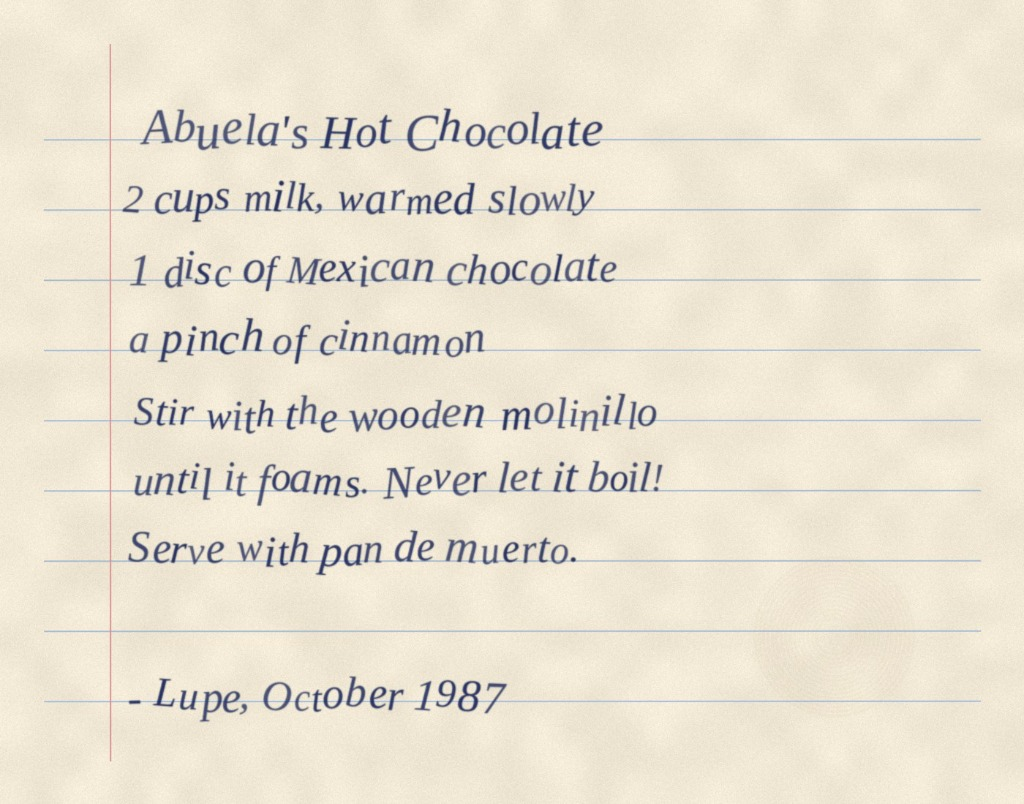
#> input picture data/samples/sample_english_recipe.jpg, 1024 x 804 px
$ python -i pipeline.py   (imports and definitions only)
#> lines starting #> are read from the running program, lines starting #| are printed output that depends on the picture
"""
Ghost Hand Core Pipeline - Optimized for Speed & High Accuracy
- Preprocessing: Resize, Grayscale, Contrast Enhancement
- Line splitting: Horizontal projection profile for UI side-by-side inspection
- Page-level greedy & sampled consensus reading:
  Runs full page once at T=0, and N sampled passes at T=0.7 with controlled seeds.
  Maps lines directly to crops to keep response snappy while maintaining rigorous uncertainty detection.
"""

import os
import json
import time
import difflib
from typing import List, Dict, Any
from PIL import Image, ImageEnhance
import cv2
import numpy as np
import ollama

PROMPT = (
    "Transcribe the handwriting in this image exactly as written. "
    "Do not correct spelling. Do not guess unclear words. "
    "Keep Spanish accents and punctuation exact. Output only the plain transcribed text line by line."
)

def preprocess_image(input_path: str, output_path: str, max_dimension: int = 1600) -> str:
#> called with input_path = 'data/samples/sample_english_recipe.jpg', output_path = 'out.png', max_dimension = 1600
    with Image.open(input_path) as img:
#> img is the input picture: PIL image 1024x804 RGB; mean R, G, B 233.7, 226.3, 209.7
        img = img.convert("RGB")
        w, h = img.size
#> w = 1024; h = 804
        scale = max_dimension / max(w, h)
#> scale = 1.56
        if scale < 1.0:
            new_w, new_h = int(w * scale), int(h * scale)
            img = img.resize((new_w, new_h), Image.Resampling.LANCZOS)

        gray = img.convert("L")
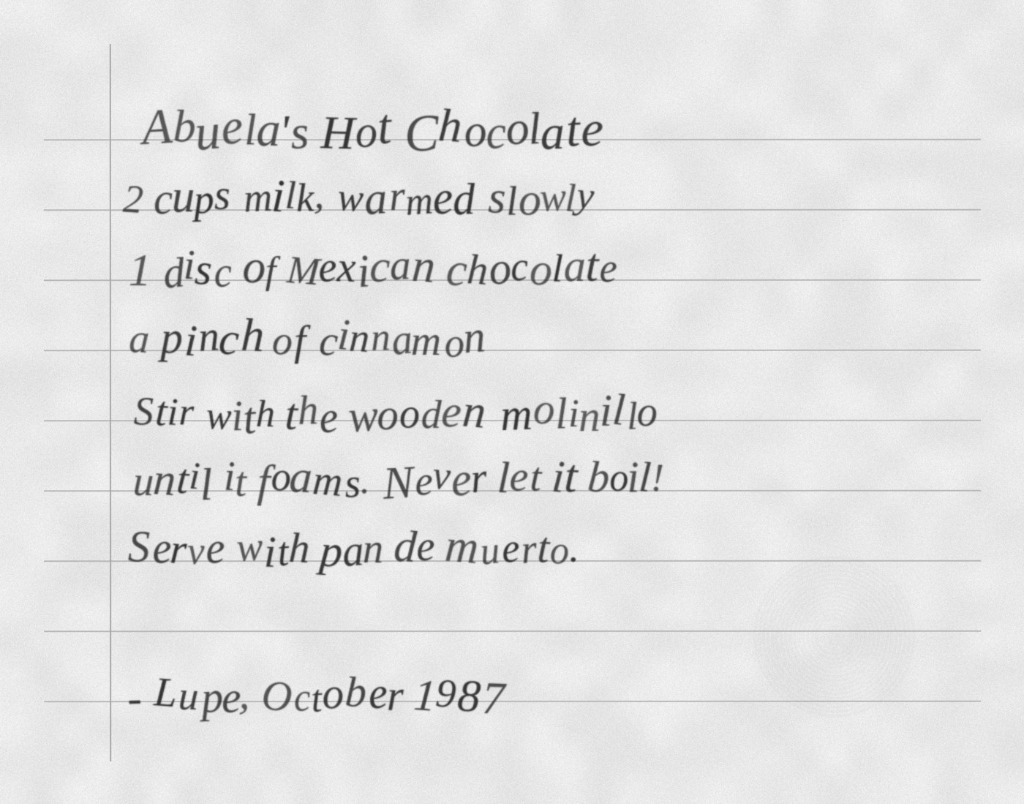
#> gray: PIL image 1024x804 L; min 42, max 249, mean 226.4
        enhancer = ImageEnhance.Contrast(gray)
        enhanced = enhancer.enhance(1.3)
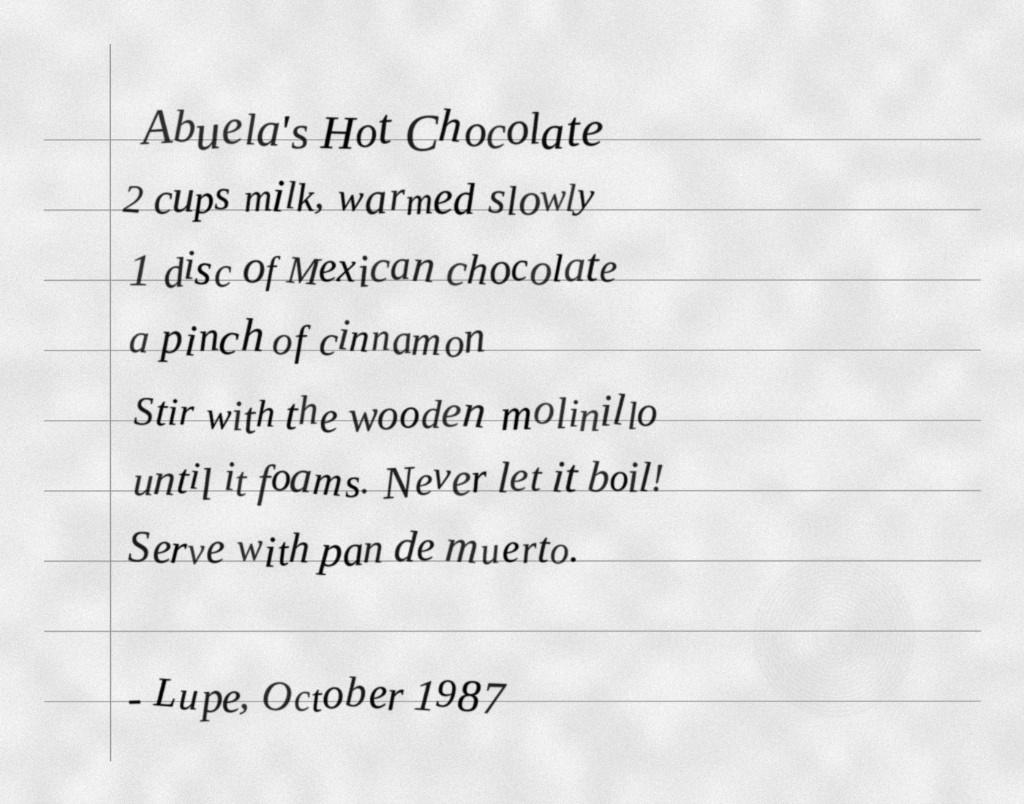
#> enhanced: PIL image 1024x804 L; min 0, max 255, mean 226.1
        enhanced.save(output_path, "JPEG", quality=95)

    return output_path

# [130 lines left out: functions split_lines, flag_uncertain, read_image_ollama, not called in this run]

>>> result = preprocess_image('data/samples/sample_english_recipe.jpg', 'out.png')

$ run again, on data/samples/sample_spanish_letter.jpg
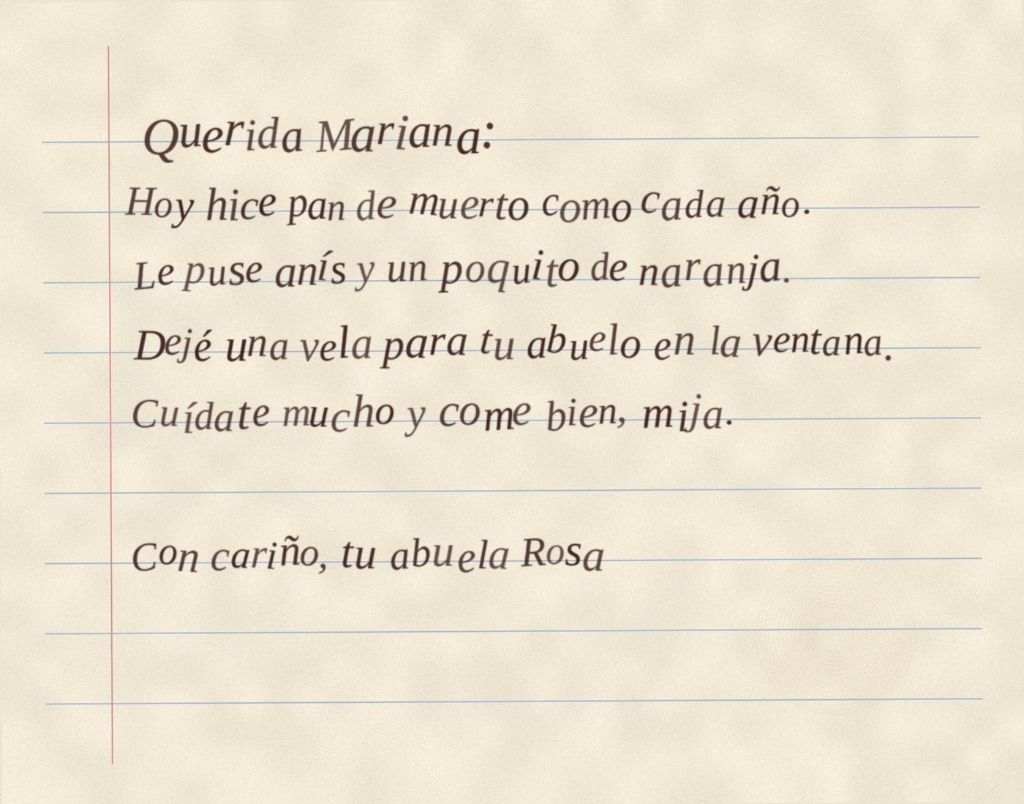
#> input picture data/samples/sample_spanish_letter.jpg, 1024 x 804 px
#> in preprocess_image, img is the input picture: PIL image 1024x804 RGB; mean R, G, B 234.7, 226.3, 208.4
#> in preprocess_image, `gray = img.convert("L")`:
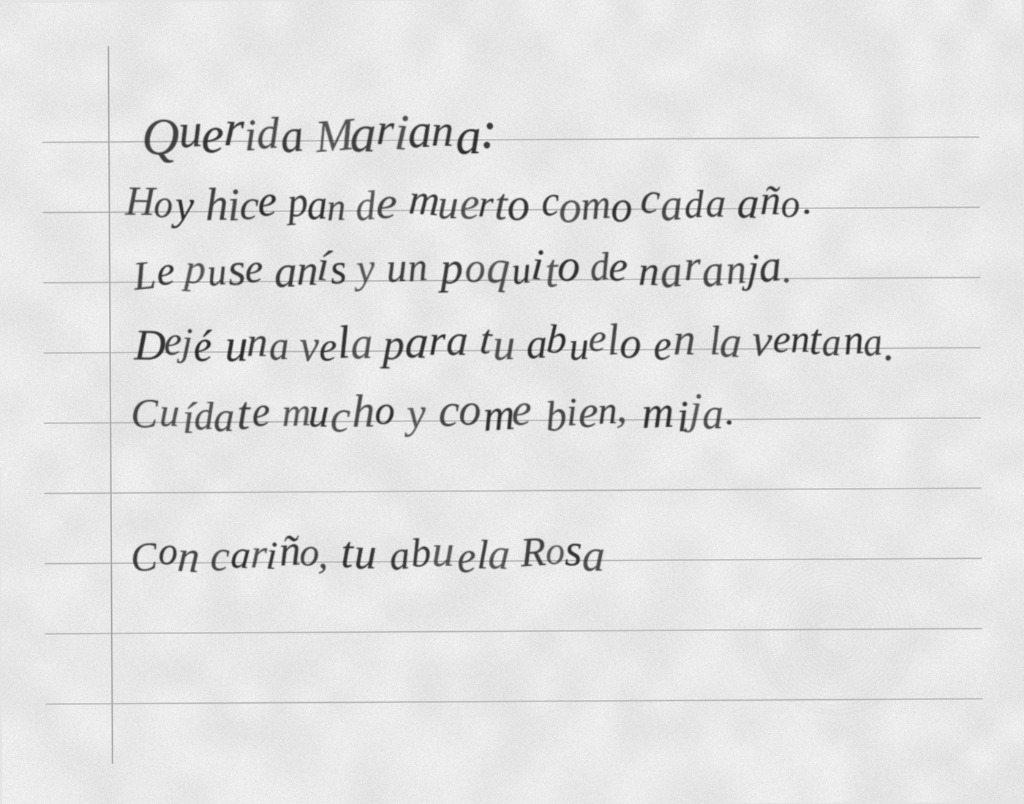
#> gray: PIL image 1024x804 L; min 34, max 249, mean 226.6
#> in preprocess_image, `enhanced = enhancer.enhance(1.3)`:
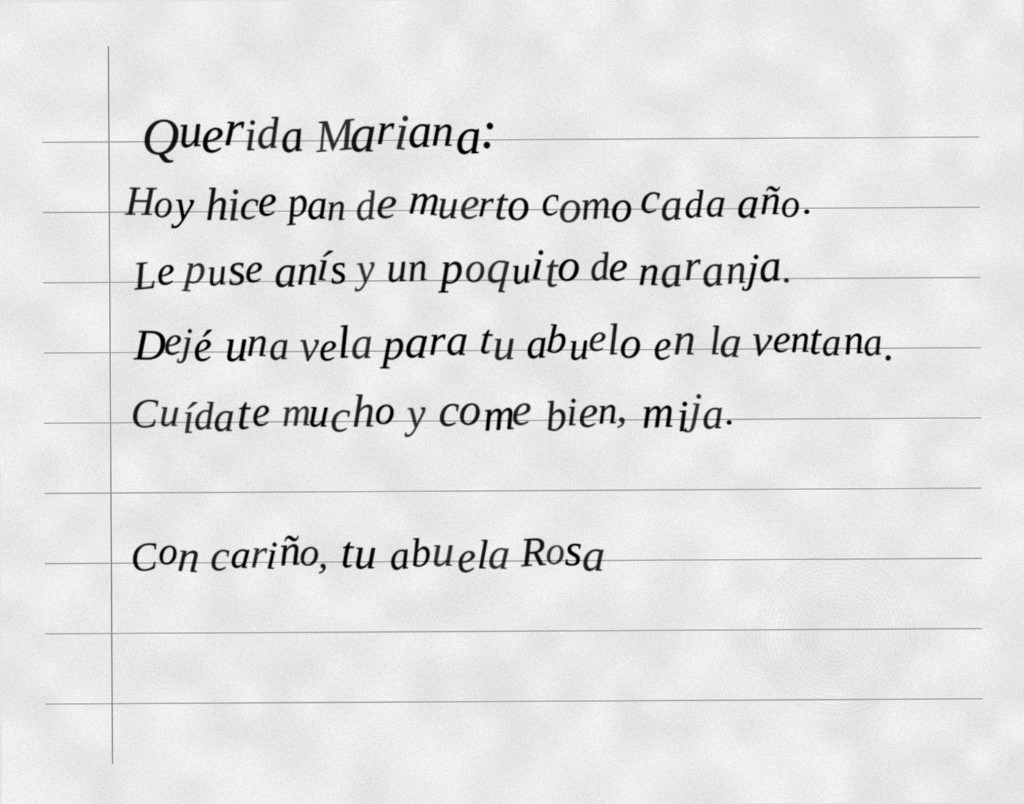
#> enhanced: PIL image 1024x804 L; min 0, max 255, mean 226.1
